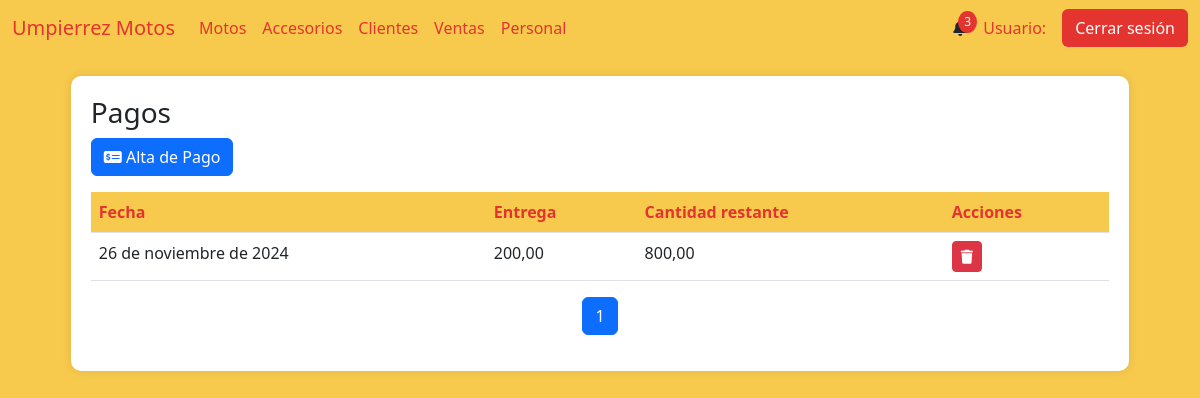
Before: /detalles_cuotas/13 with the older database file.
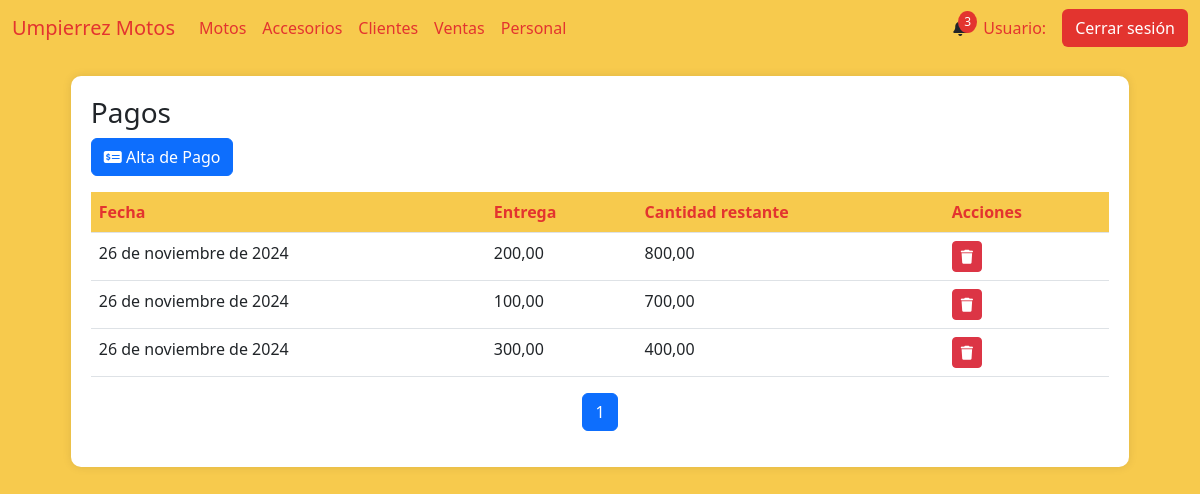
After: the same page with the newer database file.
### AppUM/models.py (models this page shows)
class CuotasMoto(models.Model):
    fecha_pago = models.DateField()
    fecha_prox_pago = models.DateField()
    valor_pago = models.DecimalField(max_digits=10, decimal_places=2,default=0)
    cant_restante = models.DecimalField(max_digits=10, decimal_places=2,default=0)
    venta = models.ForeignKey(ComprasVentas, related_name='cuotas_venta', on_delete=models.CASCADE)

### AppUM/views.py (the view)
# urls.py: path('detalles_cuotas/<int:id_cv>', views.detalles_cuotas,name="DetallesCuotas"),
def detalles_cuotas(req,id_cv):
    try:
        cuotas = CuotasMoto.objects.filter(venta_id=id_cv)
        paginator = Paginator(cuotas, 5)  # 5 clientes por página
        page_number = req.GET.get('page')  # Obtiene el número de página desde la URL
        page_obj = paginator.get_page(page_number)
        return render(req,"perfil_administrativo/ventas/detalles_cuotas.html",{"page_obj":page_obj,"id_cv":id_cv})
    except Exception as e:
        return render(req,"perfil_administrativo/ventas/detalles_cuotas.html",{"error_message":e})

### AppUM/templates/perfil_administrativo/ventas/detalles_cuotas.html (shortened to what this page needs)
{% extends "perfil_administrativo/padre_perfil_administrativo.html" %}
{% load static %}
{% block contenidoQueCambia %}
<link href="https://cdnjs.cloudflare.com/ajax/libs/font-awesome/6.0.0/css/all.min.css" rel="stylesheet">
<link href="https://cdn.jsdelivr.net/npm/bootstrap-icons@1.10.0/font/bootstrap-icons.css" rel="stylesheet">
<div class="table-container" id="inventarios">
    <h3>Pagos</h3>
    <a href="#" class="btn btn-primary mb-3" onclick="mostrar_form_pago()">
        <i class="fas fa-money-check-alt"></i> Alta de Pago
    </a>
<br>
    <table class="table">
        <thead>
            <tr>
                <th>Fecha</th>
                <th>Entrega</th>
                <th>Cantidad restante</th>
                <th>Acciones</th>
            </tr>
        </thead>
        <tbody>
               {% for cuota in page_obj %}
                <tr>
                    <td>{{ cuota.fecha_pago }}</td>
                    <td>{{ cuota.valor_pago }}</td>
                    <td>{{ cuota.cant_restante }}</td>
                    <td><a href=""><button class="btn btn-sm btn-danger"><i class="fas fa-trash"></i></button></a></td>
                </tr>
                {% endfor %}
        </tbody>
    </table>
    <nav aria-label="Page navigation">
        <ul class="pagination justify-content-center">
            {% for num in page_obj.paginator.page_range %}
            <li class="page-item {% if page_obj.number == num %}active{% endif %}">
                <a class="page-link" href="?page={{ num }}">{{ num }}</a>
            </li>
            {% endfor %}
        </ul>
    </nav>
</div>
{% endblock %}

### AppUM/templates/perfil_administrativo/padre_perfil_administrativo.html (shortened to what this page needs)
<!DOCTYPE html>
<html lang="es">
<head>
    {% load static %}
    <link href="https://cdn.jsdelivr.net/npm/bootstrap@5.3.0/dist/css/bootstrap.min.css" rel="stylesheet">
    <link href="https://cdnjs.cloudflare.com/ajax/libs/font-awesome/6.0.0/css/all.min.css" rel="stylesheet">
    <link href="{% static 'css/styles.css' %}" rel="stylesheet" />
</head>
<body>
    <nav class="navbar navbar-expand-lg navbar-custom">
        <div class="container-fluid">
            <a class="navbar-brand" href="#">Umpierrez Motos</a>
            <div class="collapse navbar-collapse" id="navbarNav">
                <ul class="navbar-nav me-auto mb-2 mb-lg-0">
                    <li class="nav-item {% if active_page == 'Motos' %}active{% endif %}">
                        <a class="nav-link" href="{% url 'Motos' %}" onclick="">Motos</a>
                    </li>
                    <li class="nav-item">
                        <a class="nav-link" href="{% url 'Accesorios' %}" onclick="">Accesorios</a>
                    </li>
                    <li class="nav-item">
                        <a class="nav-link" href="{% url 'Clientes' %}" onclick="">Clientes</a>
                    </li>
                    <li class="nav-item">
                        <a class="nav-link" href="{% url 'Ventas' %}" onclick="">Ventas</a>
                    </li>
                    <li class="nav-item">
                        <a class="nav-link" href="{% url 'Personal' %}" onclick="">Personal</a>
                    </li>
                </ul>
                <div class="d-flex align-items-center">
                    <div class="notification-bell">
                        <span class="notification-count" id="notificationCount">3</span>
                    </div>
                    <span class="navbar-text ms-3 me-3">
                        Usuario: {{ usuario }}
                    </span>
                    <button class="btn btn-logout">Cerrar sesión</button>
                </div>
            </div>
        </div>
    </nav>
    <div class="container-fluid" id="content">
        {% block contenidoQueCambia %}
        {% endblock %}
    </div>
</body>
</html>

### AppUM/static/css/styles.css (style rules this page uses)
body { background-color: #f7ca4d; }
.navbar-custom { background-color: #f7ca4d; }
.navbar-brand, .nav-link, .navbar-text { color: #e3342f !important; }
.btn-logout { background-color: #e3342f; color: #fff; }
.table-container { background-color: #fff; border-radius: 10px; padding: 20px; box-shadow: 0px 0px 10px rgba(0, 0, 0, 0.1); margin: 20px auto; max-width: 90%; }
.table th { background-color: #f7ca4d; color: #e3342f; }
.notification-bell { position: relative; cursor: pointer; }
.notification-count { position: absolute; top: -5px; right: -10px; background-color: #e3342f; color: #fff; border-radius: 50%; padding: 2px 6px; font-size: 12px; }

Changed rows visible on the page:
added CuotasMoto: fecha_pago "26 de noviembre de 2024", valor_pago "100,00", cant_restante "700,00"
added CuotasMoto: fecha_pago "26 de noviembre de 2024", valor_pago "300,00", cant_restante "400,00"
